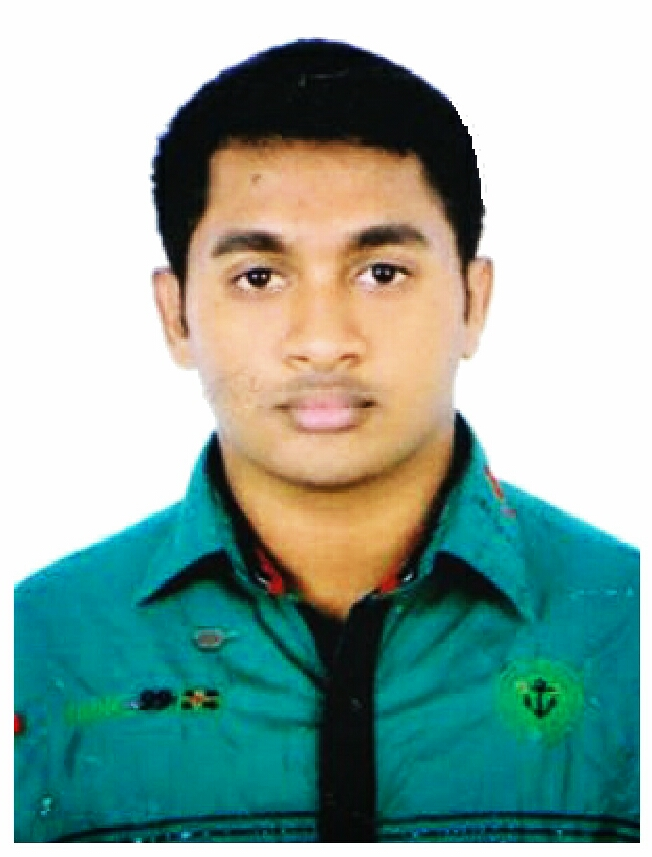
#> input picture learn-opencv/body-parts/FormalPic.jpg, 652 x 857 px, given in place of the camera
$ python face-detection-alpha-box.py
#> lines starting #> are read from the running program, lines starting #| are printed output that depends on the picture; after the words box and inside, x2 and y2 are one past the last pixel; in counts of white or black regions, pixels touching at a corner belong together
import numpy as np
import cv2

# multiple cascades: https://github.com/Itseez/opencv/tree/master/data/haarcascades

#https://github.com/Itseez/opencv/blob/master/data/haarcascades/haarcascade_frontalface_default.xml
face_cascade = cv2.CascadeClassifier('haarcascade_frontalface_default.xml')
#https://github.com/Itseez/opencv/blob/master/data/haarcascades/haarcascade_eye.xml
eye_cascade = cv2.CascadeClassifier('haarcascade_eye.xml')

cap = cv2.VideoCapture(0)
alpha=0.3

while 1:
    ret, img = cap.read()
#> img is the input picture: shape (857, 652, 3); mean B, G, R 162.7, 171.3, 143.1
    gray = cv2.cvtColor(img, cv2.COLOR_BGR2GRAY)
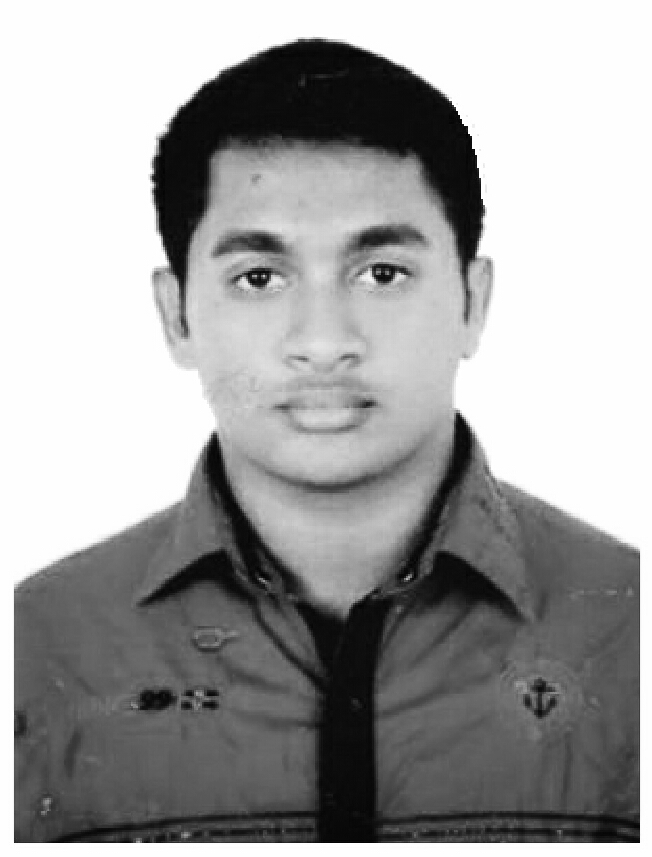
#> gray: shape (857, 652); min 0, max 255, mean 161.9
    faces = face_cascade.detectMultiScale(gray, 1.3, 5)
#> faces = [[135, 128, 371, 371]]

    output=img.copy()
    overlay=img.copy()

    for (x,y,w,h) in faces:
        cv2.rectangle(overlay,(x,y),(x+w,y+h),(255,0,0),6)
        cv2.addWeighted(overlay, alpha, output, 1 - alpha,0, output)

        roi_gray = gray[y:y+h, x:x+w]
        roi_color = img[y:y+h, x:x+w]

        eyes = eye_cascade.detectMultiScale(roi_gray)
        for (ex,ey,ew,eh) in eyes:
            cv2.rectangle(roi_color,(ex,ey),(ex+ew,ey+eh),(0,255,0),2)
#> this loop made 1 pass
#> pass 1, `roi_gray = gray[y:y+h, x:x+w]`:
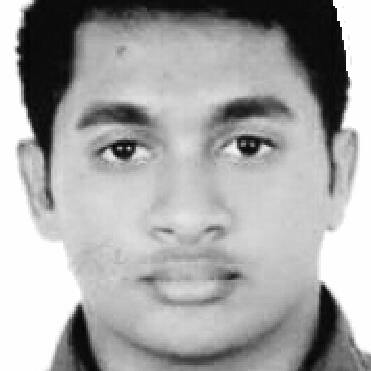
#> roi_gray: shape (371, 371); min 0, max 255, mean 167.4
#> pass 1, `roi_color = img[y:y+h, x:x+w]`:
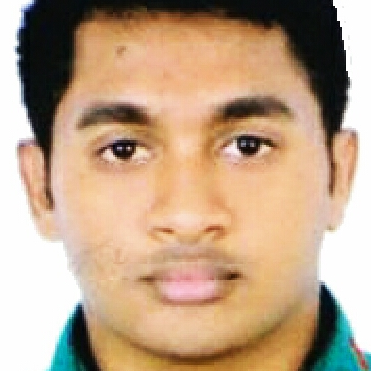
#> roi_color: shape (371, 371, 3); mean B, G, R 135.1, 162.2, 189.8
#> after the loop:
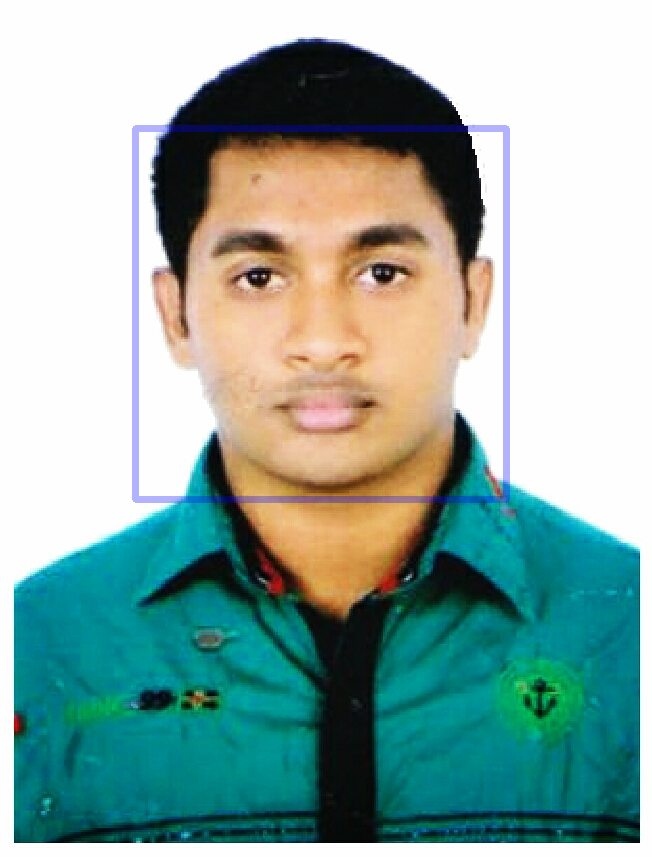
#> output: shape (857, 652, 3); 1.86% of pixels changed, all inside (x1, y1, x2, y2) = (132, 125, 510, 503)
#> after the loop:
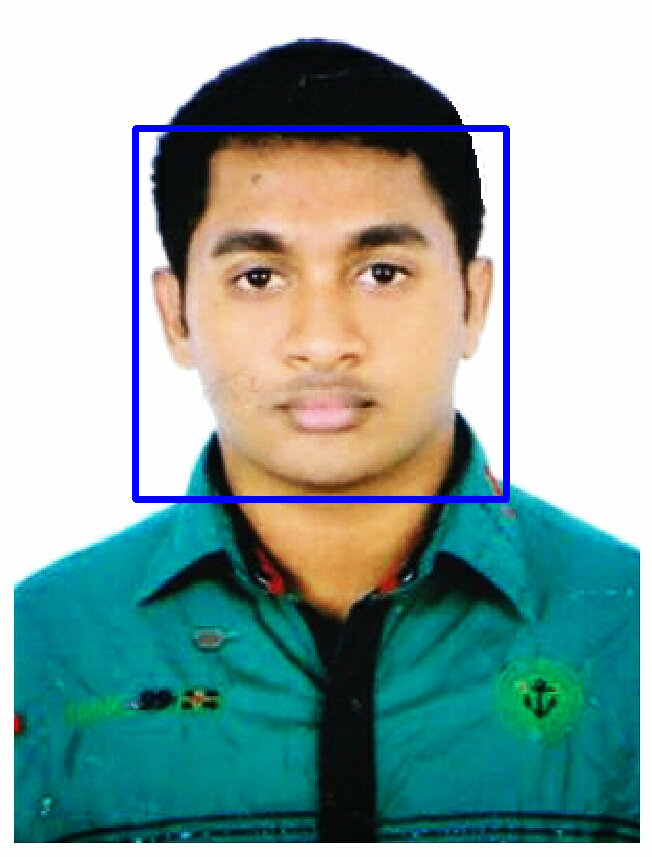
#> overlay: shape (857, 652, 3); 1.86% of pixels changed, all inside (x1, y1, x2, y2) = (132, 125, 510, 503)
#> after the loop:
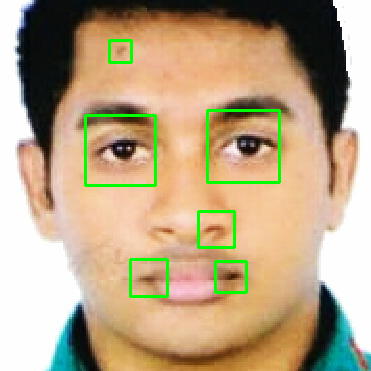
#> roi_color: shape (371, 371, 3); 2.32% of pixels changed, all inside (x1, y1, x2, y2) = (84, 39, 281, 298)

    cv2.imshow('img',output)
    k = cv2.waitKey(30) & 0xff
#> (key Esc is pressed here)
    if k == 27:
        break

cap.release()
cv2.destroyAllWindows()
